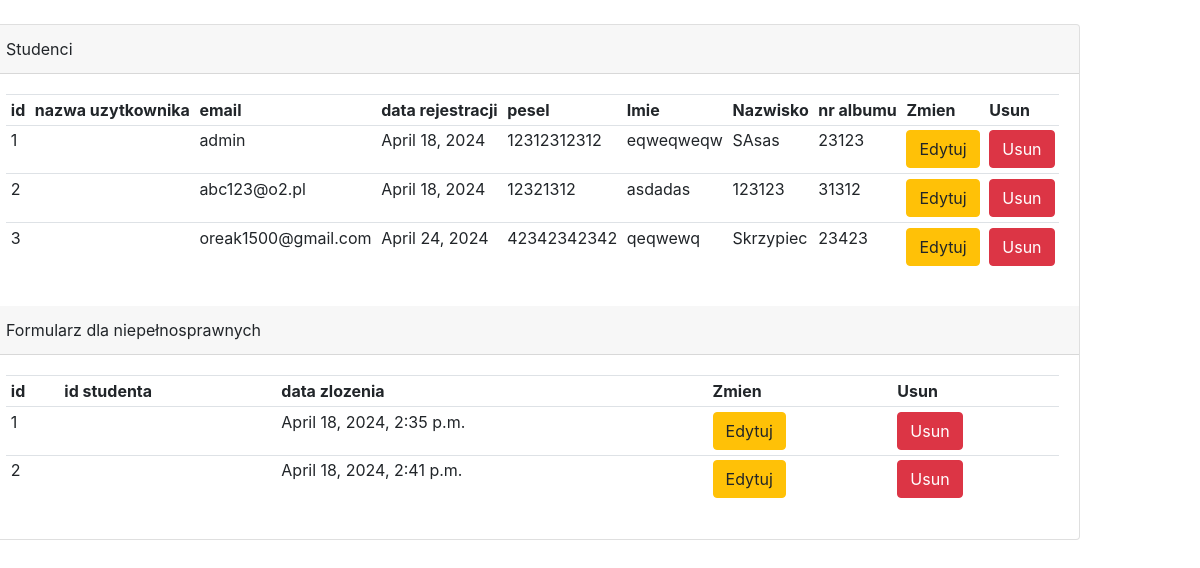
Screenshot of /admin_tables with the database file from the repository.
### api/models.py (models this page shows, shortened)
class Student(AbstractUser):
    id_student = models.IntegerField(primary_key=True, blank=True)
    email = models.CharField(null=True, unique = True, max_length = 60)
    data_rejestracji = models.DateField(null=True)
    ikonka = models.ImageField(null=True, max_length = 50, blank=True, upload_to='dokumenty/ikonki')
    pesel = models.CharField(null=True, unique = True, max_length=11, validators=[validate_digits_only])
    imie = models.CharField(null=True, max_length=20)
    nazwisko = models.CharField(null=True, max_length=35)
    zalaczniki = models.FileField(null=True, upload_to='dokumenty/zalaczniki', blank = True)
    numer_telefonu = models.CharField(null=True, unique = True, max_length=9, validators=[validate_digits_only])
    nazwa_kierunku = models.ForeignKey(Kierunek, on_delete=models.CASCADE)
    semestr = models.CharField(null=True, max_length=1, validators=[validate_digits_only])
    numer_albumu = models.CharField(null=True, max_length=5, validators=[validate_digits_only])
    rok_studiow = models.CharField(null=True, max_length=1, validators=[validate_digits_only])
    numer_konta_bankowego = models.CharField(null=True, max_length=26, validators=[validate_digits_only])
    REQUIRED_FIELDS = ['email']

class Formularz(models.Model):
    id_formularza = models.IntegerField(primary_key=True)
    typ_stypendium = models.CharField(null=True, blank=True, max_length=30)
    id_student = models.IntegerField(null=True, blank=True)
    data_zlozenia = models.DateTimeField(null=True, blank=True)
    przychod_bez_podatku = models.FloatField(null=True, blank=True)
    srednia_ocen = models.FloatField(null=True, blank=True)
    dodatkowe_informacje = models.TextField(null=True, blank=True)
    plik_orzeczenie = models.ImageField(null=True, blank=True, upload_to='dokumenty/orzeczenia')
    id_osiagniecia = models.IntegerField(null=True, blank=True)
    oswiadczenie_prawo_o_szkolnictwie = models.BooleanField(default=False)
    oswiadczenie_gospodarstwo_domowe = models.BooleanField(default=False)
    oswiadczenie_dochody = models.BooleanField(default=False)
    zalacznik = models.FileField(null=True, blank=True, upload_to='dokumenty/zalaczniki')
    stopien_niepelnosprawnosci = models.ForeignKey('StopienNiepelnosprawnosci', on_delete=models.CASCADE)
    symbol_niepelnosprawnosci = models.ForeignKey('SymbolNiepelnosprawnosci', on_delete=models.CASCADE)
    charakter_stopnia_niepelnosprawnosci = models.TextField(null=True, blank=True, max_length=100)
    data_rozpoczecia_orzeczenia = models.DateField(null=True, blank=True)
    data_konca_orzeczenia = models.DateField(null=True, blank=True)
    aktualny_semestr = models.ForeignKey('AktualnySemestr', on_delete=models.CASCADE)
    semestr_studenta = models.ForeignKey('SemestrStudenta', on_delete=models.CASCADE)
    zalacznik_niepelnosprawnosc = models.FileField(null=True, blank=True, upload_to='dokumenty/zalaczniki_niepelnosprawnosci')

### api/views.py (the view)
# urls.py: path('admin_tables', PanelAdmina, name='admin_tables'),
def PanelAdmina(request):
    student = Student.objects.all()
    formularz = Formularz.objects.all()
    context = {'student': student , 'formularz': formularz}
    return render(request, 'website/admin_tables.html', context)

### api/templates/website/admin_tables.html
{% extends 'navbar.html' %}
{% block content %}
    <br>
    <div class="row">
        <div class="card ">
                <div class="card-header">
                    Studenci
                </div>
                <div class="card-body">
                    <table class="table table-sm ">
                        <tr>
                            <th>id</th>
                            <th>nazwa uzytkownika</th>
                            <th>email</th>
                            <th>data rejestracji</th>
                            <th>pesel</th>
                            <th>Imie</th>
                            <th>Nazwisko</th>
                            <th>nr albumu</th>
                            <th>Zmien</th>
                            <th>Usun</th>
                        </tr>
                        {% for students in student %}
                            <tr>
                                <td>{{students.id_student}}</td>
                                <td>{{students.nazwa_uzytkownika}}</td>
                                <td>{{students.email}}</td>
                                <td>{{students.data_rejestracji}}</td>
                                <td>{{students.pesel}}</td>
                                <td>{{students.imie}}</td>
                                <td>{{students.nazwisko}}</td>
                                <td>{{students.numer_albumu}}</td>
                                <td><a class="btn btn-warning" href="{% url 'edytuj_studenta' students.id_student %}">Edytuj</a></td>
                                <td><a class="btn btn-danger" href="{% url 'usun_studenta' students.id_student %}" >Usun</a></td>
                        {% endfor %}
                    </table>
                </div>
                <div class="card-header">
                    Formularz dla niepełnosprawnych
                </div>
                <div class="card-body">
                    <table class="table table-sm ">
                        <tr>
                            <th>id</th>
                            <th>id studenta</th>
                            <th>data zlozenia</th>
                            <th>Zmien</th>
                            <th>Usun</th>
                        </tr>
                        {% for form in formularz %}
                            <tr>
                                <td>{{form.id_formularza}}</td>
                                <td>{{form.id_studenta}}</td>
                                <td>{{form.data_zlozenia}}</td>
                                <td><a class="btn btn-warning" href="{% url 'edytuj_form_niepelno' form.id_formularza %}">Edytuj</a></td>
                                <td><a class="btn btn-danger" href="{% url 'usun_form_niepelno' form.id_formularza %}" >Usun</a></td>
                            </tr>
                        {% endfor %}
                    </table>
                </div>
        </div>
    </div>
{% endblock %}

### rows the page displays
Student: id_student "1", email "admin", data_rejestracji "April 18, 2024", pesel "12312312312", imie "eqweqweqw", nazwisko "SAsas", numer_albumu "23123"
Student: id_student "2", email "abc123@o2.pl", data_rejestracji "April 18, 2024", pesel "12321312", imie "asdadas", nazwisko "123123", numer_albumu "31312"
Student: id_student "3", email "oreak1500@gmail.com", data_rejestracji "April 24, 2024", pesel "42342342342", imie "qeqwewq", nazwisko "Skrzypiec", numer_albumu "23423"
Formularz: id_formularza "1", data_zlozenia "April 18, 2024, 2:35 p.m."
Formularz: id_formularza "2", data_zlozenia "April 18, 2024, 2:41 p.m."
